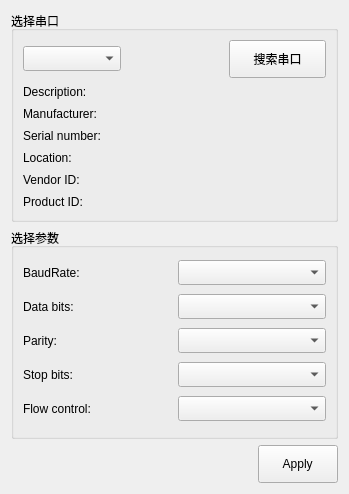
<?xml version="1.0" encoding="UTF-8"?>
<ui version="4.0">
 <class>SerialPortSettingsDialog</class>
 <widget class="QWidget" name="SerialPortSettingsDialog">
  <property name="geometry">
   <rect>
    <x>0</x>
    <y>0</y>
    <width>349</width>
    <height>494</height>
   </rect>
  </property>
  <property name="windowTitle">
   <string>Form</string>
  </property>
  <layout class="QVBoxLayout" name="verticalLayout_2">
   <item>
    <widget class="QGroupBox" name="selectBox">
     <property name="title">
      <string>选择串口</string>
     </property>
     <layout class="QGridLayout" name="gridLayout">
      <item row="0" column="0">
       <widget class="QComboBox" name="serialPortInfoListBox">
        <property name="minimumSize">
         <size>
          <width>80</width>
          <height>25</height>
         </size>
        </property>
       </widget>
      </item>
      <item row="0" column="1">
       <spacer name="horizontalSpacer_2">
        <property name="orientation">
         <enum>Qt::Horizontal</enum>
        </property>
        <property name="sizeType">
         <enum>QSizePolicy::Preferred</enum>
        </property>
        <property name="sizeHint" stdset="0">
         <size>
          <width>102</width>
          <height>20</height>
         </size>
        </property>
       </spacer>
      </item>
      <item row="0" column="2">
       <widget class="QPushButton" name="searchButton">
        <property name="minimumSize">
         <size>
          <width>75</width>
          <height>38</height>
         </size>
        </property>
        <property name="styleSheet">
         <string notr="true"/>
        </property>
        <property name="text">
         <string>搜索串口</string>
        </property>
       </widget>
      </item>
      <item row="1" column="0">
       <widget class="QLabel" name="descriptionLabel">
        <property name="text">
         <string>Description:</string>
        </property>
       </widget>
      </item>
      <item row="2" column="0">
       <widget class="QLabel" name="manufacturerLabel">
        <property name="text">
         <string>Manufacturer:</string>
        </property>
       </widget>
      </item>
      <item row="3" column="0">
       <widget class="QLabel" name="serialNumberLabel">
        <property name="text">
         <string>Serial number:</string>
        </property>
       </widget>
      </item>
      <item row="4" column="0">
       <widget class="QLabel" name="locationLabel">
        <property name="text">
         <string>Location:</string>
        </property>
       </widget>
      </item>
      <item row="5" column="0">
       <widget class="QLabel" name="vidLabel">
        <property name="text">
         <string>Vendor ID:</string>
        </property>
       </widget>
      </item>
      <item row="6" column="0">
       <widget class="QLabel" name="pidLabel">
        <property name="text">
         <string>Product ID:</string>
        </property>
       </widget>
      </item>
     </layout>
    </widget>
   </item>
   <item>
    <widget class="QGroupBox" name="parametersBox">
     <property name="title">
      <string>选择参数</string>
     </property>
     <layout class="QGridLayout" name="gridLayout_2">
      <item row="0" column="0">
       <widget class="QLabel" name="baudRateLabel">
        <property name="text">
         <string>BaudRate:</string>
        </property>
       </widget>
      </item>
      <item row="0" column="1">
       <widget class="QComboBox" name="baudRateBox">
        <property name="minimumSize">
         <size>
          <width>80</width>
          <height>25</height>
         </size>
        </property>
       </widget>
      </item>
      <item row="1" column="0">
       <widget class="QLabel" name="dataBitsLabel">
        <property name="text">
         <string>Data bits:</string>
        </property>
       </widget>
      </item>
      <item row="1" column="1">
       <widget class="QComboBox" name="dataBitsBox">
        <property name="minimumSize">
         <size>
          <width>80</width>
          <height>25</height>
         </size>
        </property>
       </widget>
      </item>
      <item row="2" column="0">
       <widget class="QLabel" name="parityLabel">
        <property name="text">
         <string>Parity:</string>
        </property>
       </widget>
      </item>
      <item row="2" column="1">
       <widget class="QComboBox" name="parityBox">
        <property name="minimumSize">
         <size>
          <width>80</width>
          <height>25</height>
         </size>
        </property>
       </widget>
      </item>
      <item row="3" column="0">
       <widget class="QLabel" name="stopBitsLabel">
        <property name="text">
         <string>Stop bits:</string>
        </property>
       </widget>
      </item>
      <item row="3" column="1">
       <widget class="QComboBox" name="stopBitsBox">
        <property name="minimumSize">
         <size>
          <width>80</width>
          <height>25</height>
         </size>
        </property>
       </widget>
      </item>
      <item row="4" column="0">
       <widget class="QLabel" name="flowControlLabel">
        <property name="text">
         <string>Flow control:</string>
        </property>
       </widget>
      </item>
      <item row="4" column="1">
       <widget class="QComboBox" name="flowControlBox">
        <property name="minimumSize">
         <size>
          <width>80</width>
          <height>25</height>
         </size>
        </property>
       </widget>
      </item>
     </layout>
    </widget>
   </item>
   <item>
    <layout class="QHBoxLayout" name="horizontalLayout">
     <item>
      <spacer name="horizontalSpacer">
       <property name="orientation">
        <enum>Qt::Horizontal</enum>
       </property>
       <property name="sizeHint" stdset="0">
        <size>
         <width>96</width>
         <height>20</height>
        </size>
       </property>
      </spacer>
     </item>
     <item>
      <widget class="QPushButton" name="applyButton">
       <property name="minimumSize">
        <size>
         <width>75</width>
         <height>38</height>
        </size>
       </property>
       <property name="text">
        <string>  Apply  </string>
       </property>
      </widget>
     </item>
    </layout>
   </item>
  </layout>
 </widget>
 <resources/>
 <connections/>
</ui>
